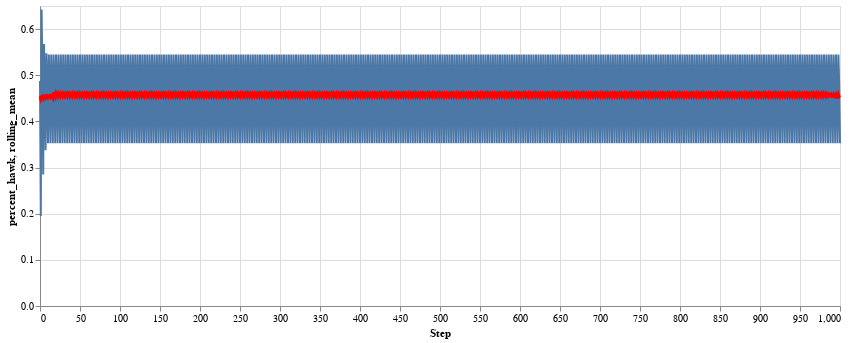

Source (notebook cell):
### Code cell
# how to work with this oscillating pattern of alternating hawks?
# can we use a rolling mean?

line = alt.Chart(runzero).mark_line(
    color='red',
    size=3
).transform_window(
    rolling_mean='mean(percent_hawk)',
    frame=[-15, 15]
).encode(
    x='Step',
    y='rolling_mean:Q'
).properties(
    width=800,
    height=300
)

points = alt.Chart(runzero).mark_line().encode(
    x='Step',
    y='percent_hawk'
)

points + line

### Figure 1 — Vega-Lite specification as saved in the notebook (floating-point values rounded to 4 significant figures; data arrays with more than 128 entries replaced by an {"elided": "..."} marker saying what was removed)
{"config": {"view": {"continuousWidth": 300, "continuousHeight": 300}}, "layer": [{"mark": {"type": "line"}, "encoding": {"x": {"field": "Step", "type": "quantitative"}, "y": {"field": "percent_hawk", "type": "quantitative"}}}, {"mark": {"type": "line", "color": "red", "size": 3}, "encoding": {"x": {"field": "Step", "type": "quantitative"}, "y": {"field": "rolling_mean", "type": "quantitative"}}, "transform": [{"window": [{"op": "mean", "field": "percent_hawk", "as": "rolling_mean"}], "frame": [-15, 15]}]}], "data": {"name": "data-627dc8745524a3f6399cfbb7aaab0f14"}, "height": 300, "width": 800, "$schema": "https://vega.github.io/schema/vega-lite/v5.20.1.json", "datasets": {"data-627dc8745524a3f6399cfbb7aaab0f14": {"elided": "1001 records"}}}
